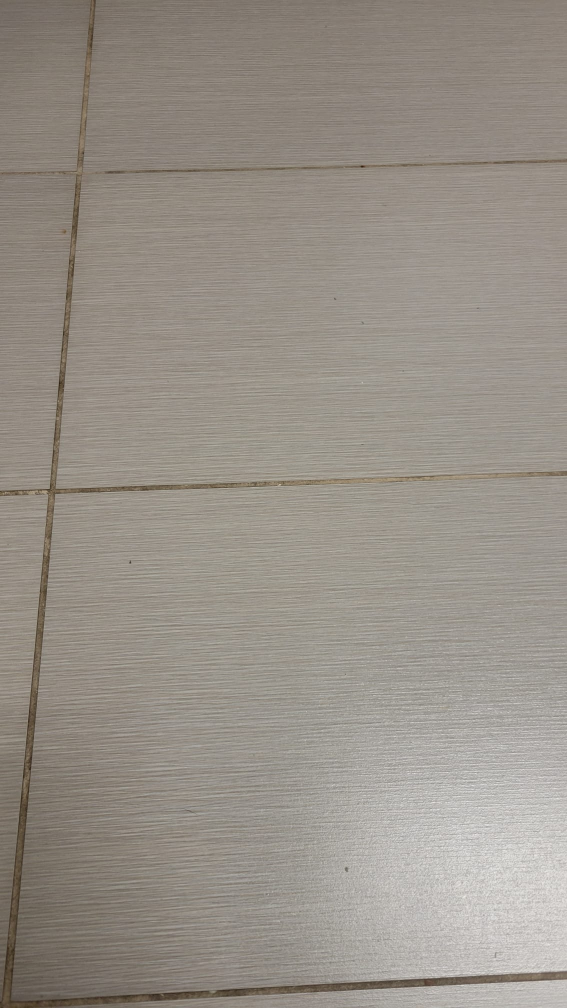
#> input picture openCV/Image comparison (Cleandirty table)/pic1.jpeg, 1134 x 2016 px (shown at 1/2 size)
$ python imageComparison.py --first 'Image comparison (Cleandirty table)/pic1.jpeg' --second 'Image comparison (Cleandirty table)/pic2.jpeg'   (older library calls are emulated)
#> lines starting #> are read from the running program, lines starting #| are printed output that depends on the picture; after the words box and inside, x2 and y2 are one past the last pixel; in counts of white or black regions, pixels touching at a corner belong together; long printed decimals are rounded
# import the necessary packages from skimage.metrics import structural_similarity as compare_ssim
from skimage.metrics import structural_similarity as compare_ssim
import argparse
import imutils
import cv2
import os
# construct the argument parse and parse the arguments
ap = argparse.ArgumentParser()
# --First and --Sedond are the path of the two images
ap.add_argument("-f", "--first", required=True, help="first input image")
ap.add_argument("-s", "--second", required=True, help="second")
args = vars(ap.parse_args())

# load the two input images
imageA = cv2.imread(args["first"])
#> imageA is the input picture: shape (2016, 1134, 3); mean B, G, R 135.9, 144.5, 151.4
imageB = cv2.imread(args["second"])
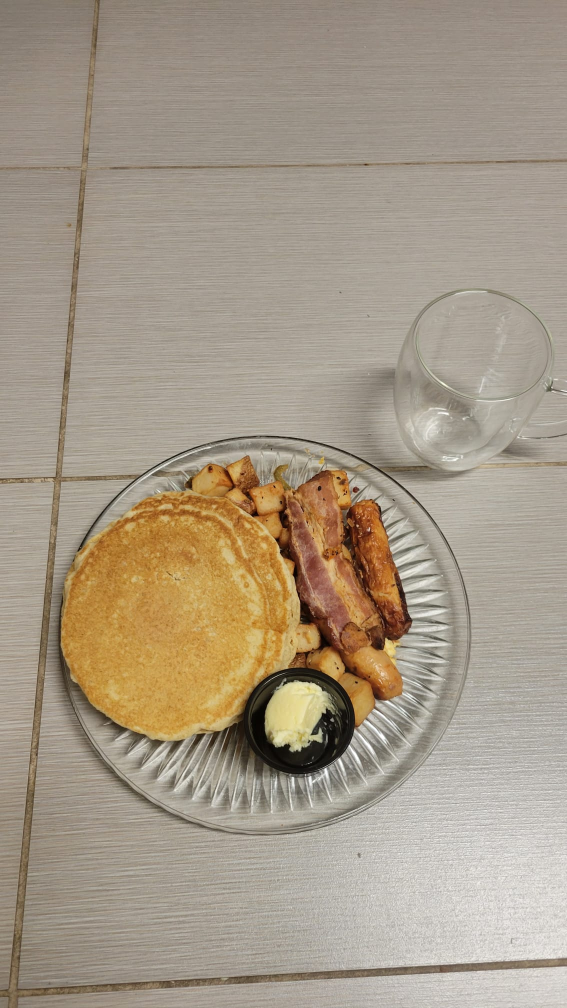
#> input picture openCV/Image comparison (Cleandirty table)/pic2.jpeg, 1134 x 2016 px (shown at 1/2 size)
#> imageB is the input picture: shape (2016, 1134, 3); mean B, G, R 134.7, 152.6, 165.4

# convert the images to grayscale
grayA = cv2.cvtColor(imageA, cv2.COLOR_BGR2GRAY)
grayB = cv2.cvtColor(imageB, cv2.COLOR_BGR2GRAY)
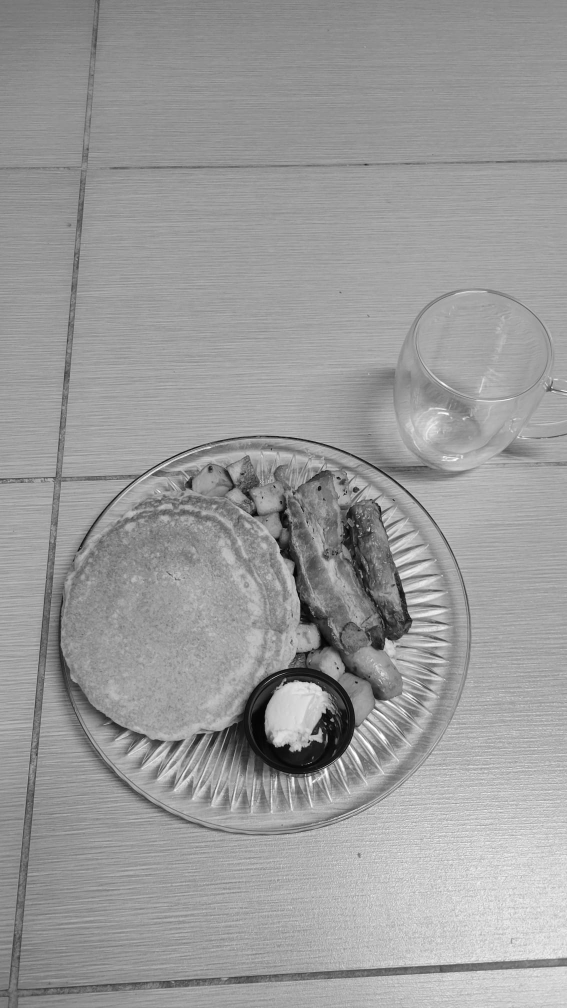
#> grayB: shape (2016, 1134) (shown at 1/2 size); min 0, max 255, mean 154.4

# compute the Structural Similarity Index (SSIM) between the two
# images, ensuring that the difference image is returned

(score, diff) = compare_ssim(grayA, grayB, gaussian_weights=True, full=True, sigma=7)
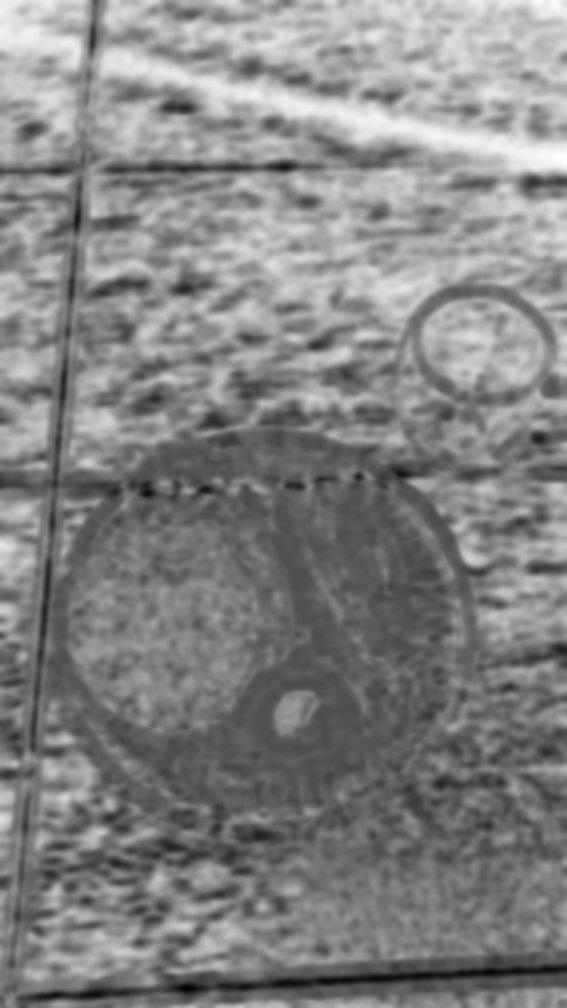
#> diff: shape (2016, 1134) float64 (shown at 1/2 size); min -0.427, max 0.957, mean 0.284; drawn with min black and max white
#> score = 0.277
diff = (diff * 255).astype("uint8")
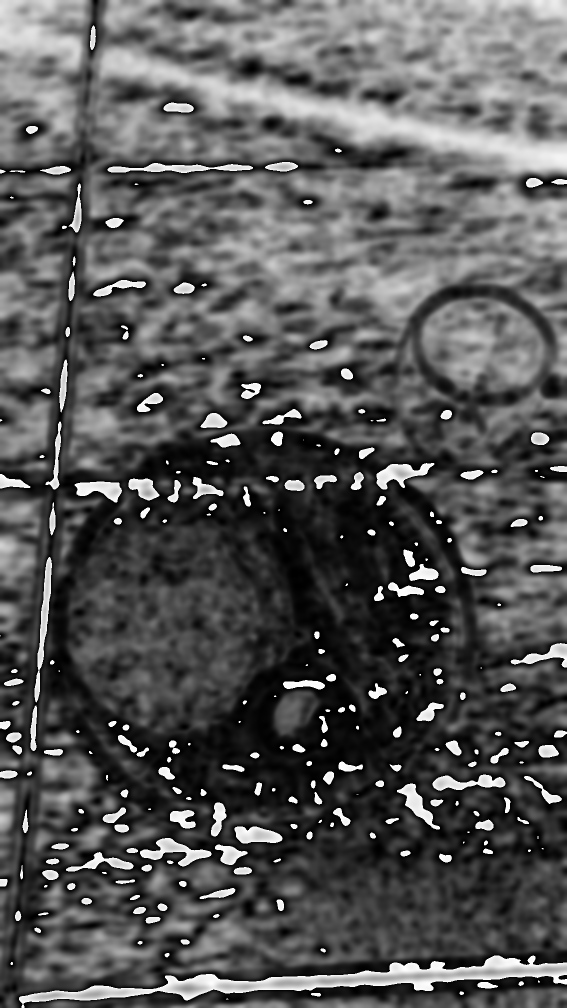
#> diff: shape (2016, 1134) (shown at 1/2 size); min 0, max 255, mean 86.1
print("SSIM: {}".format(score))
#| SSIM: 0.2773

# threshold the difference image, followed by finding contours to
# obtain the regions of the two input images that differ
thresh = cv2.threshold(diff, 0, 255, cv2.THRESH_BINARY_INV | cv2.THRESH_OTSU)[1]
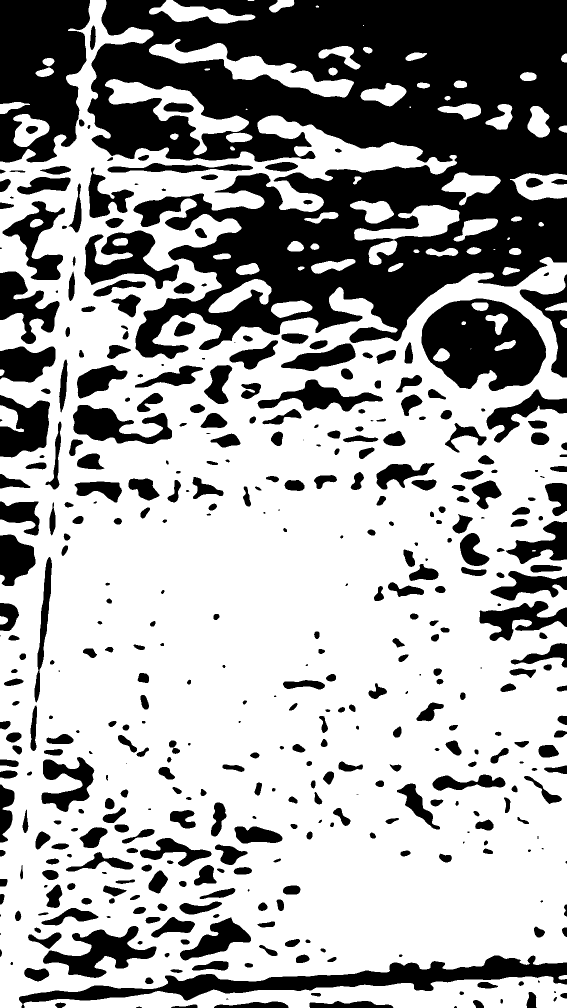
#> thresh: shape (2016, 1134) (shown at 1/2 size); 64.9% white; 442 black regions (38 under 20 px)
cnts = cv2.findContours(thresh.copy(), cv2.RETR_EXTERNAL, cv2.CHAIN_APPROX_SIMPLE)
#> cnts = 66 contours, 8 with area under 20; largest, box (x1, y1, x2, y2) and area: (0, 0, 1134, 2016) 1599799, (47, 1952, 1134, 2016) 35086, (298, 78, 708, 195) 12271, (210, 158, 498, 310) 11915, (708, 410, 919, 481) 6552
cnts = imutils.grab_contours(cnts)

# loop over the contours
for c in cnts:
# compute the bounding box of the contour and then draw the
# bounding box on both input images to represent where the two
# images differ
    area = cv2.contourArea(c)
    if area < 3000:
        continue
    else:
        (x, y, w, h) = cv2.boundingRect(c)
        cv2.rectangle(imageA, (x, y), (x + w, y + h), (0, 0, 255), 2)
        cv2.rectangle(imageB, (x, y), (x + w, y + h), (0, 0, 255), 2)
#> this loop made 66 passes
#> (area, x, y, w, h) on passes 1, 10, 30, 33, 34, 39, 50, 60, 65, 66: (35085.5, 47, 1952, 1087, 64), (3717.5, 417, 558, 126, 68), (6552, 708, 410, 211, 71), (4374.5, 1020, 346, 114, 55), (3542.5, 883, 345, 119, 66), (3002.5, 26, 228, 73, 66), (11915, 210, 158, 288, 152), (12271, 298, 78, 410, 117), (4268, 298, 0, 213, 47), (1599799, 0, 0, 1134, 2016)
#> area on passes 2, 3, 5, 6, 7, 8: 106.5, 188.5, 1325.5, 76.5, 172, 442.5
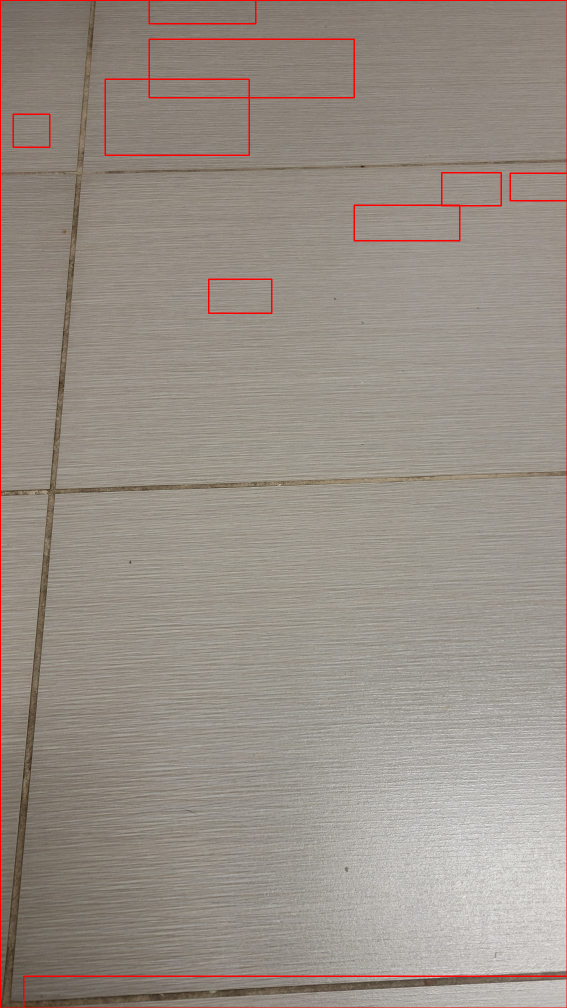
#> imageA: shape (2016, 1134, 3) (shown at 1/2 size); 1.1% of pixels changed, all inside (x1, y1, x2, y2) = (0, 0, 1134, 2016)
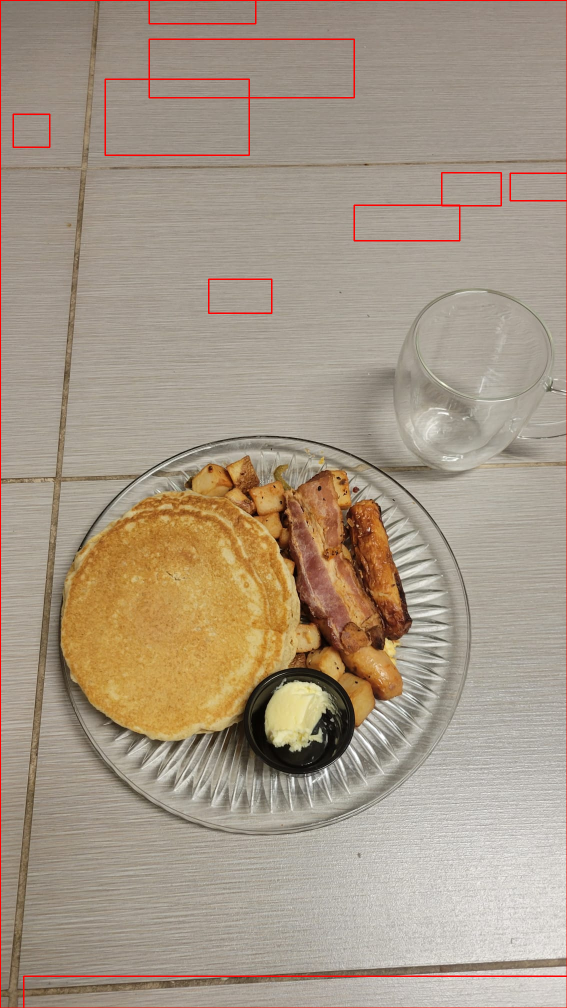
#> imageB: shape (2016, 1134, 3) (shown at 1/2 size); 1.1% of pixels changed, all inside (x1, y1, x2, y2) = (0, 0, 1134, 2016)

area = cv2.contourArea(c)
# show the output images
cv2.imshow("Original", imageA)
cv2.imshow("Modified", imageB)
#cv2.imshow("Diff", diff)
#cv2.imshow("Thresh", thresh)
cv2.waitKey(0)

path = r'C:\Users\oneis\PycharmProjects\pythonProject'
cv2.imwrite(os.path.join(path, 'pic1-result.jpg'), imageA)
cv2.imwrite(os.path.join(path, 'pic2-result.jpg'), imageB)
cv2.waitKey(0)
